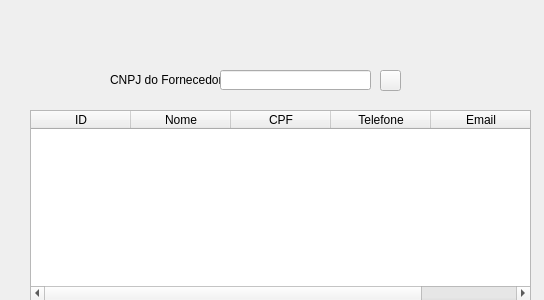
<?xml version="1.0" encoding="UTF-8"?>
<ui version="4.0">
 <class>procurador_produtofornecedor</class>
 <widget class="QWidget" name="procurador_produtofornecedor">
  <property name="geometry">
   <rect>
    <x>0</x>
    <y>0</y>
    <width>544</width>
    <height>300</height>
   </rect>
  </property>
  <property name="windowTitle">
   <string>Form</string>
  </property>
  <widget class="QLabel" name="cnpj_fornecedor">
   <property name="geometry">
    <rect>
     <x>110</x>
     <y>70</y>
     <width>111</width>
     <height>20</height>
    </rect>
   </property>
   <property name="text">
    <string>CNPJ do Fornecedor</string>
   </property>
  </widget>
  <widget class="QTableWidget" name="retorno_bd">
   <property name="geometry">
    <rect>
     <x>30</x>
     <y>110</y>
     <width>501</width>
     <height>191</height>
    </rect>
   </property>
   <column>
    <property name="text">
     <string>ID</string>
    </property>
   </column>
   <column>
    <property name="text">
     <string>Nome</string>
    </property>
   </column>
   <column>
    <property name="text">
     <string>CPF</string>
    </property>
   </column>
   <column>
    <property name="text">
     <string>Telefone</string>
    </property>
   </column>
   <column>
    <property name="text">
     <string>Email</string>
    </property>
   </column>
  </widget>
  <widget class="QPushButton" name="search_button">
   <property name="geometry">
    <rect>
     <x>380</x>
     <y>70</y>
     <width>21</width>
     <height>21</height>
    </rect>
   </property>
   <property name="text">
    <string/>
   </property>
   <property name="icon">
    <iconset>
     <normaloff>pesquisar.png</normaloff>pesquisar.png</iconset>
   </property>
  </widget>
  <widget class="QLineEdit" name="search_fornecedor">
   <property name="geometry">
    <rect>
     <x>220</x>
     <y>70</y>
     <width>151</width>
     <height>20</height>
    </rect>
   </property>
   <property name="text">
    <string/>
   </property>
  </widget>
 </widget>
 <resources/>
 <connections/>
</ui>
